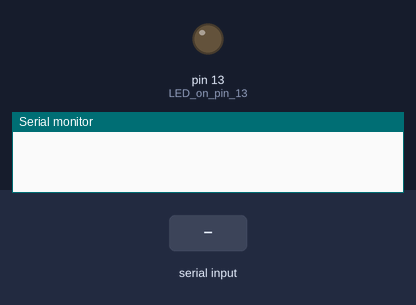
A sketch run on a simulated Arduino Uno, built with avr-gcc and run on an emulated ATmega328P. Parts: output pins drawn as LEDs (lit = HIGH), the last lines printed to the serial monitor. Inputs (shaded band) come from the test bench.

Above: at 1.2 s.
1.3 s: "1" received over Serial
At 2.5 s:
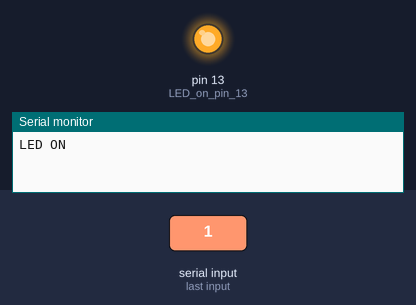
2.8 s: "0" received over Serial
At 3.7 s:
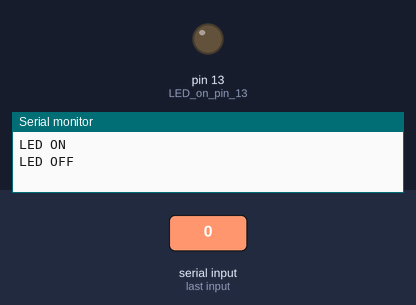
Timing chart, 0 to 5.8 s (numbered marks = the images above; inputs shaded):
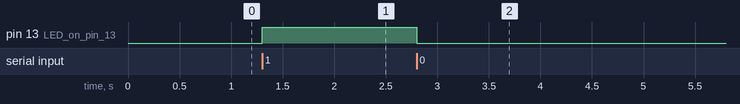

Measured:
- after the input at 1.3 s, pin 13 (LED_on_pin_13): LOW → HIGH at once
- after the input at 2.8 s, pin 13 (LED_on_pin_13): HIGH → LOW at once

The sketch:

RA71._Arduino_-_Python_Serial.ino
```cpp
/*
Components Used:
- Arduino Board
*/

void setup() {
  Serial.begin(9600);  // Start serial communication
  pinMode(13, OUTPUT); // LED on pin 13
}

void loop() {
  if (Serial.available()) {
    char receivedChar = Serial.read(); // Read the received character

    if (receivedChar == '1') {
      digitalWrite(13, HIGH); // Turn LED ON
      Serial.println("LED ON");
    }
    else if (receivedChar == '0') {
      digitalWrite(13, LOW); // Turn LED OFF
      Serial.println("LED OFF");
    }
  }
}
```
